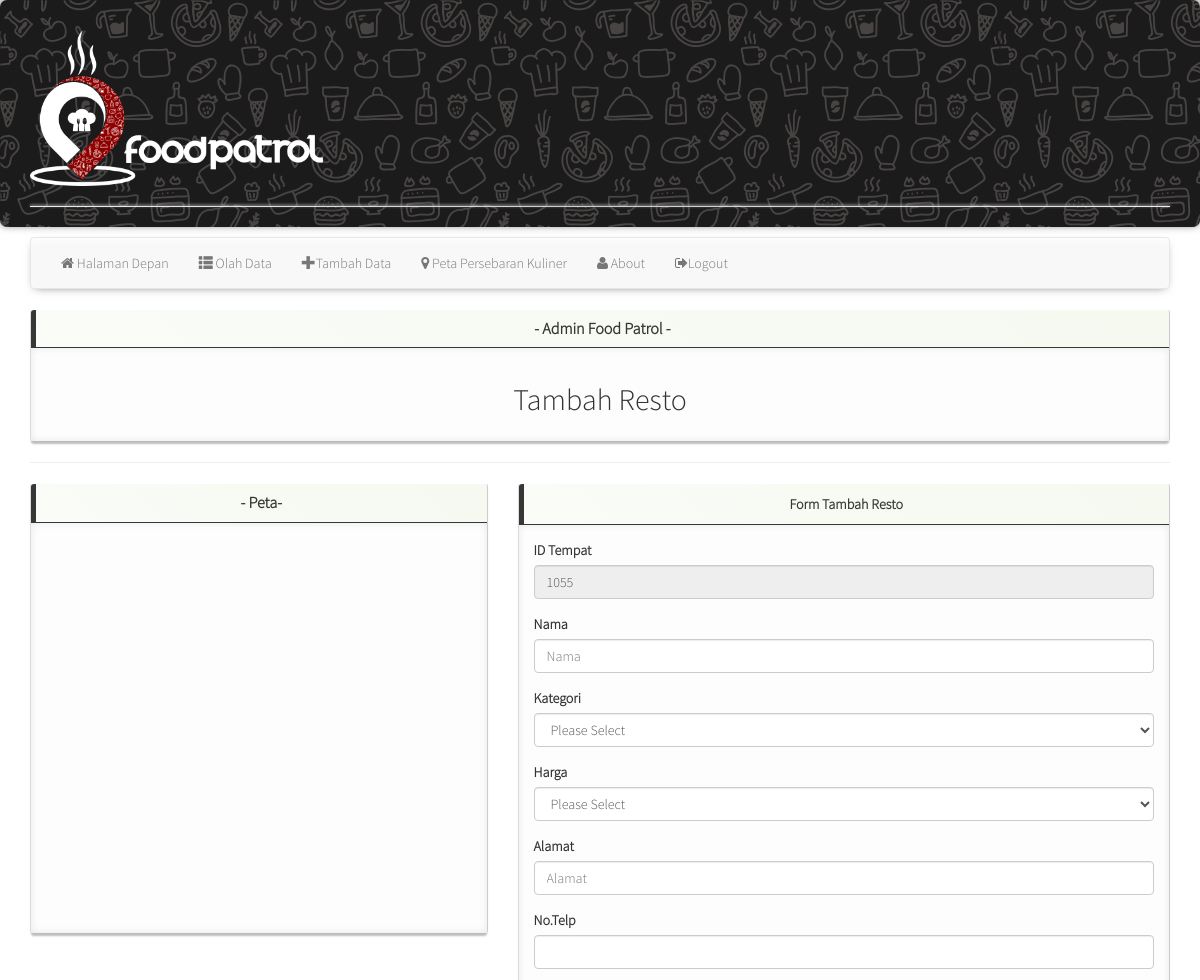
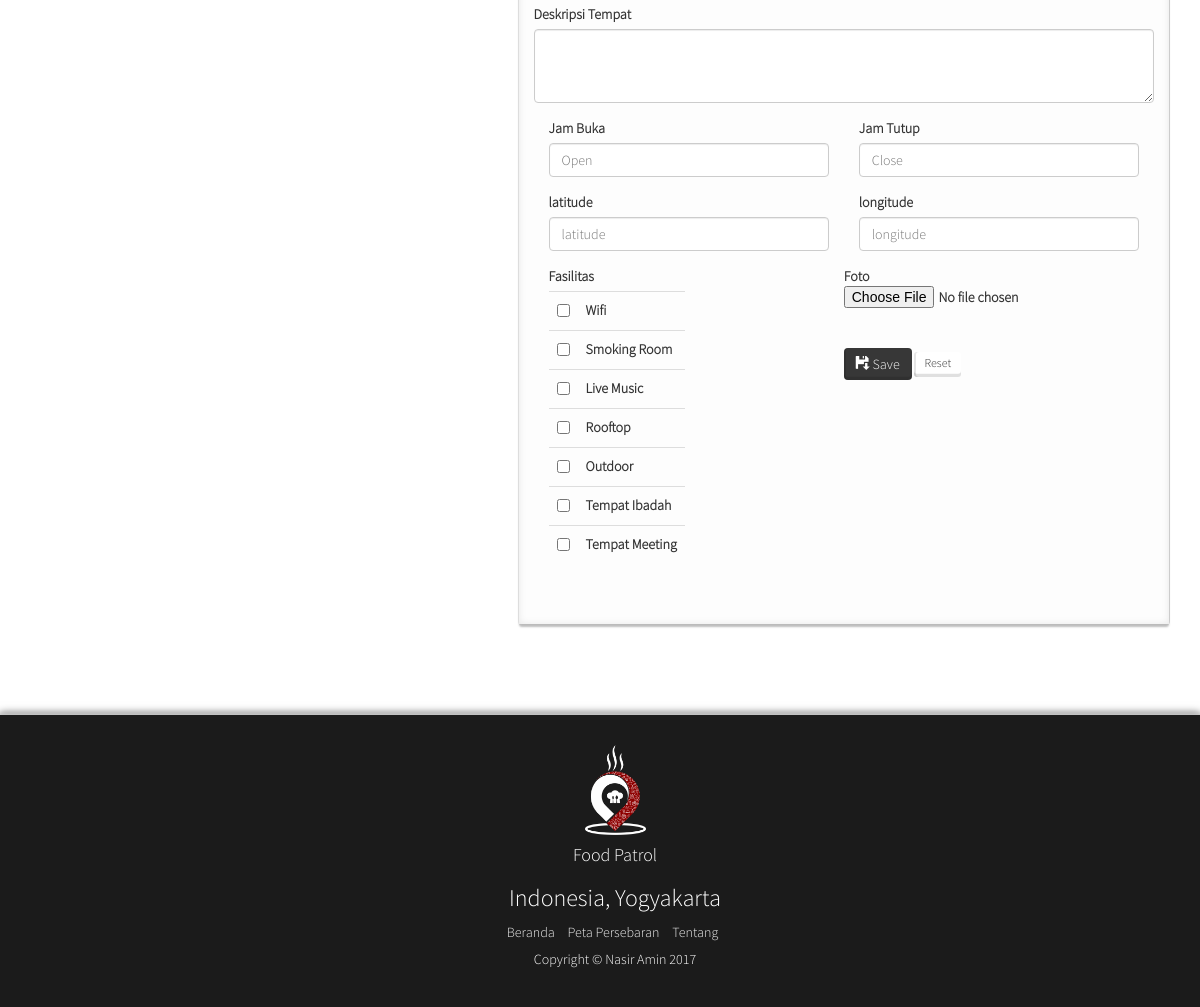
Screenshot of /tambah_resto.php with the database file from the repository (2 pictures, top to bottom).
### tables this page shows
CREATE TABLE `tempat` (
  `id_tempat` int(20) NOT NULL,
  `nama_tempat` varchar(100) NOT NULL,
  `alamat` text NOT NULL,
  `no_telp` varchar(100) NOT NULL,
  `deskripsi` text NOT NULL,
  `id_kategori_tempat` int(20) NOT NULL,
  `id_jumlah_menu` int(20) NOT NULL,
  `url` varchar(255) NOT NULL,
  `open_time` time NOT NULL,
  `close_time` time NOT NULL,
  `lat` double NOT NULL,
  `lng` double NOT NULL,
  `id_harga` int(20) NOT NULL,
  `status` int(20) NOT NULL,
  `rating` float NOT NULL
);

CREATE TABLE `fasilitas` (
  `id_fasilitas` int(20) NOT NULL,
  `nama_fasilitas` varchar(100) NOT NULL,
  `url` varchar(255) NOT NULL
);

### tambah_resto.php (the view, shortened to what this page needs)
<?php
$title = "Admin Food Patrol";
include_once "header.php";
include_once "koneksi.php";
$query = "SELECT id_tempat FROM tempat ORDER BY id_tempat DESC LIMIT 1";
$result = mysql_query($query, $koneksi);
$row = mysql_fetch_array($result);
$last_id = $row["id_tempat"];
$id_letter = substr($last_id, 0, 1);
$id_num = substr($last_id, 1) + 1;
$id_num = str_pad($id_num, 3, "0", STR_PAD_LEFT);
$new_id = $id_letter . $id_num;
?>
<link rel="stylesheet" type="text/css" href="css/jquery.datetimepicker.css"/>
      <div class="row">
        <div class="col-md-12">
          <div class="panel panel-info panel-dashboard">
            <div class="panel-heading centered">
              <h2 class="panel-title"><strong> - <?php echo $title ?> - </strong></h2>
            </div>
            <div class="panel-body centered">
                     <h2>Tambah Resto</h2>
                    </div>
              </div>
                  <hr />
                  <div class="row">
 <div class="col-md-5">
          <div class="panel panel-info panel-dashboard">
            <div class="panel-heading centered">
              <h2 class="panel-title"><strong> - Peta- </strong></h4>
            </div>
            <div class="panel-body">
              <div id="map" style="width:100%;height:380px;"></div>
            </div>
          </div>
        </div>
                   <div class="col-md-7">
                     <div class="panel panel-info panel-dashboard">
                        <div class="panel-heading centered">
                             Form Tambah Resto
                        </div>
                       <div class="panel-body">
                  <form  method="post" enctype="multipart/form-data" name="form"  action="input_resto.php">
   <div class="form-group">
    <label class="col-form-label" for="id_tempat">ID Tempat</label>
   <input type="text" class="form-control" name="id_tempat" id="id_tempat"  placeholder="ID"  readonly="readonly" value="<?php echo $new_id; ?>">
  </div>
  <div class="form-group">
    <label class="col-form-label" for="nama">Nama </label>
   <input type="text" class="form-control" name="nama_tempat" id="nama" required placeholder="Nama" >
  </div>
   <div class="form-group">
    <label class="col-form-label" for="id_kategori_tempat">Kategori </label>
      <select  name="id_kategori_tempat" class="form-control">
    <option>Please Select</option>
    </select>
  </div>
  <div class="form-group">
    <label class="col-form-label" for="harga">Harga </label>
      <select  name="id_harga" class="form-control">
    <option>Please Select</option>
    </select>
  </div>
  <div class="form-group">
    <label class="col-form-label"  for="alamat_tempat">Alamat</label>
   <input type="text" class="form-control" name="alamat" id="alamat_tempat" required placeholder="Alamat"/>
  </div>
  <div class="form-group">
    <label class="col-form-label"  for="no_tempat">No.Telp</label>
   <input type="text" class="form-control" name="no_telp" id="no_tempat" required placeholder=""/>
  </div>
  <div class="form-group">
    <label  for="deskripsi_tempat">Deskripsi Tempat</label>
   <textarea type="text" class="form-control" name="deskripsi" id="deskripsi_tempat" rows="3" >
  </textarea>
  </div>
 <div class="form-row">
    <div class="form-group col-md-6">
      <label  class="col-form-label">Jam Buka</label>
      <input  class="form-control" name="open_time" id="open_time" placeholder="Open">
    </div>
    <div class="form-group col-md-6">
      <label  class="col-form-label">Jam Tutup</label>
      <input  class="form-control" name="close_time" id="close_time" placeholder="Close">
    </div>
  </div>
 <div class="form-row">
  <div class="form-group col-md-6">
    <label class="col-form-label" >latitude </label>
   <input type="text" class="form-control" name="lat" id="latitude" required placeholder="latitude" >
  </div>
  <div class="form-group col-md-6">
    <label class="col-form-label">longitude</label>
   <input type="text" class="form-control" name="lng" id="longitude" required placeholder="longitude" >
  </div>
</div>
<div class="form-group">
  <div class="form-group col-md-6">
      <label class="col-form-label" for="id_tempat">Fasilitas</label>
        <div class="form-check">
          <label class="form-check-label">
              <table class="table ">
       <?php
          $query= mysql_query("select * from fasilitas");
          while($hasil=mysql_fetch_array($query)){
       ?>
          <tr>
           <td>
                <input type="checkbox" class="form-check-input" name="fasilitas[]"
                value="<?php echo $hasil['id_fasilitas']?>">
          </td>
           <td>
                <?php echo $hasil['nama_fasilitas']?>
          </td>
          </tr>
       <?php
         }
       ?>
              </table>
            </label>
          </div>
  </div>
</div>
<div class="form-group">
    <label class="custom-file" >Foto
    <input class="custom-file-input" type="file" name="url" placeholder="foto" />
 </div>
  <br>
   <button class="btn btn-primary" type="submit" name="submit" id="submit" value="submit" ><span class="glyphicon glyphicon-floppy-save"></span>&nbsp;Save</button> <button type="reset" class="btn btn-default btn-sm">Reset</button></div>
 </div>
            </div>
          </div></div></div></div>
<?php include_once "footer.php" ?>

### css/style.css (style rules this page uses)
body { font-family: sistem; }
textarea { resize: vertical; }
.btn { border: 0; border-bottom: 0; border-left: 0; font-weight: '900'; box-shadow: inset 0 -3.2px rgba(0, 0, 0, 0.12), inset 2px 0 rgba(0, 0, 0, 0.1); outline: none; -webkit-outline: none; -o-outline: none; -moz-outline: none; }
.btn-sm { padding-top: 1.5px; }
.centered { width: 100%; text-align: center; }
.panel-dashboard { border-top: 1px solid #fff; border-left: 1px solid #ddd; border-right: 1px solid #ccc; border-bottom: 1px solid #bbb; box-shadow: 0px 3px 2px -1px #BEBEBE; }
.panel-dashboard>.panel-heading { border-left: 5px solid #373737; color: #373737; font-weight: bold; background: #f9fcf7; background: -moz-linear-gradient(45deg, #f9fcf7 0%, #f5f9f0 100%); background: -webkit-gradient(linear, left bottom, right top, color-stop(0%, #f9fcf7), color-stop(100%, #f5f9f0)); background: -webkit-linear-gradient(45deg, #f9fcf7 0%, #f5f9f0 100%); background: -o-linear-gradient(45deg, #f9fcf7 0%, #f5f9f0 100%); background: -ms-linear-gradient(45deg, #f9fcf7 0%, #f5f9f0 100%); background: linear-gradient(45deg, #f9fcf7 0%, #f5f9f0 100%); filter: progid:DXImageTransform.Microsoft.gradient( startColorstr='#f9fcf7', endColorstr='#f5f9f0', GradientType=1 ); }
.panel-dashboard>.panel-body { background: #fdfdfd; box-shadow: 0px 0px 10px -2px #ddd inset; }

### rows the page displays
tempat: id_tempat "1055"
fasilitas: nama_fasilitas "Wifi"
fasilitas: nama_fasilitas "Smoking Room"
fasilitas: nama_fasilitas "Live Music"
fasilitas: nama_fasilitas "Rooftop"
fasilitas: nama_fasilitas "Outdoor"
fasilitas: nama_fasilitas "Tempat Ibadah"
fasilitas: nama_fasilitas "Tempat Meeting"

### other values shown
$title "Admin Food Patrol"
